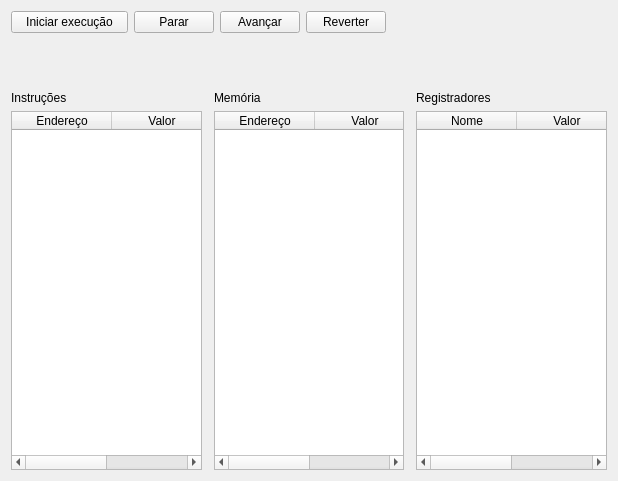
<?xml version="1.0" encoding="UTF-8"?>
<ui version="4.0">
 <class>MainWindow</class>
 <widget class="QMainWindow" name="MainWindow">
  <property name="geometry">
   <rect>
    <x>0</x>
    <y>0</y>
    <width>618</width>
    <height>481</height>
   </rect>
  </property>
  <property name="windowTitle">
   <string>Simulador do Processador MIPS</string>
  </property>
  <widget class="QWidget" name="centralWidget">
   <layout class="QVBoxLayout" name="verticalLayout_4">
    <property name="spacing">
     <number>18</number>
    </property>
    <item>
     <layout class="QHBoxLayout" name="horizontalLayout_2">
      <item>
       <widget class="QPushButton" name="startButton">
        <property name="sizePolicy">
         <sizepolicy hsizetype="Maximum" vsizetype="Fixed">
          <horstretch>0</horstretch>
          <verstretch>0</verstretch>
         </sizepolicy>
        </property>
        <property name="minimumSize">
         <size>
          <width>117</width>
          <height>0</height>
         </size>
        </property>
        <property name="maximumSize">
         <size>
          <width>16777213</width>
          <height>16777215</height>
         </size>
        </property>
        <property name="text">
         <string>Iniciar execução</string>
        </property>
       </widget>
      </item>
      <item>
       <widget class="QPushButton" name="stopButton">
        <property name="sizePolicy">
         <sizepolicy hsizetype="Fixed" vsizetype="Fixed">
          <horstretch>0</horstretch>
          <verstretch>0</verstretch>
         </sizepolicy>
        </property>
        <property name="text">
         <string>Parar</string>
        </property>
       </widget>
      </item>
      <item>
       <widget class="QPushButton" name="advanceButton">
        <property name="sizePolicy">
         <sizepolicy hsizetype="Fixed" vsizetype="Fixed">
          <horstretch>0</horstretch>
          <verstretch>0</verstretch>
         </sizepolicy>
        </property>
        <property name="text">
         <string>Avançar</string>
        </property>
       </widget>
      </item>
      <item>
       <widget class="QPushButton" name="revertButton">
        <property name="text">
         <string>Reverter</string>
        </property>
       </widget>
      </item>
      <item>
       <spacer name="horizontalSpacer">
        <property name="orientation">
         <enum>Qt::Horizontal</enum>
        </property>
        <property name="sizeHint" stdset="0">
         <size>
          <width>40</width>
          <height>20</height>
         </size>
        </property>
       </spacer>
      </item>
     </layout>
    </item>
    <item>
     <widget class="QLabel" name="instructionLabel">
      <property name="font">
       <font>
        <family>Courier New</family>
        <pointsize>14</pointsize>
       </font>
      </property>
      <property name="text">
       <string/>
      </property>
     </widget>
    </item>
    <item>
     <layout class="QHBoxLayout" name="horizontalLayout">
      <property name="spacing">
       <number>12</number>
      </property>
      <item>
       <layout class="QVBoxLayout" name="verticalLayout_2">
        <item>
         <widget class="QLabel" name="instructionTableLabel">
          <property name="text">
           <string>Instruções</string>
          </property>
         </widget>
        </item>
        <item>
         <widget class="QTableWidget" name="instructionTable">
          <property name="editTriggers">
           <set>QAbstractItemView::NoEditTriggers</set>
          </property>
          <property name="alternatingRowColors">
           <bool>false</bool>
          </property>
          <property name="selectionMode">
           <enum>QAbstractItemView::NoSelection</enum>
          </property>
          <property name="columnCount">
           <number>2</number>
          </property>
          <attribute name="verticalHeaderVisible">
           <bool>false</bool>
          </attribute>
          <column>
           <property name="text">
            <string>Endereço</string>
           </property>
          </column>
          <column>
           <property name="text">
            <string>Valor</string>
           </property>
          </column>
         </widget>
        </item>
       </layout>
      </item>
      <item>
       <layout class="QVBoxLayout" name="verticalLayout">
        <item>
         <widget class="QLabel" name="memoryTableLabel_2">
          <property name="text">
           <string>Memória</string>
          </property>
         </widget>
        </item>
        <item>
         <widget class="QTableWidget" name="memoryTable">
          <property name="editTriggers">
           <set>QAbstractItemView::NoEditTriggers</set>
          </property>
          <property name="columnCount">
           <number>2</number>
          </property>
          <attribute name="horizontalHeaderCascadingSectionResizes">
           <bool>false</bool>
          </attribute>
          <attribute name="horizontalHeaderDefaultSectionSize">
           <number>100</number>
          </attribute>
          <attribute name="horizontalHeaderStretchLastSection">
           <bool>false</bool>
          </attribute>
          <attribute name="verticalHeaderVisible">
           <bool>false</bool>
          </attribute>
          <column>
           <property name="text">
            <string>Endereço</string>
           </property>
          </column>
          <column>
           <property name="text">
            <string>Valor</string>
           </property>
          </column>
         </widget>
        </item>
       </layout>
      </item>
      <item>
       <layout class="QVBoxLayout" name="verticalLayout_3">
        <item>
         <widget class="QLabel" name="registerTableLabel">
          <property name="text">
           <string>Registradores</string>
          </property>
         </widget>
        </item>
        <item>
         <widget class="QTableWidget" name="registerTable">
          <property name="editTriggers">
           <set>QAbstractItemView::NoEditTriggers</set>
          </property>
          <property name="columnCount">
           <number>2</number>
          </property>
          <attribute name="horizontalHeaderCascadingSectionResizes">
           <bool>false</bool>
          </attribute>
          <attribute name="horizontalHeaderDefaultSectionSize">
           <number>100</number>
          </attribute>
          <attribute name="horizontalHeaderStretchLastSection">
           <bool>false</bool>
          </attribute>
          <attribute name="verticalHeaderVisible">
           <bool>false</bool>
          </attribute>
          <column>
           <property name="text">
            <string>Nome</string>
           </property>
          </column>
          <column>
           <property name="text">
            <string>Valor</string>
           </property>
          </column>
         </widget>
        </item>
       </layout>
      </item>
     </layout>
    </item>
   </layout>
  </widget>
 </widget>
 <layoutdefault spacing="6" margin="11"/>
 <resources/>
 <connections/>
</ui>
